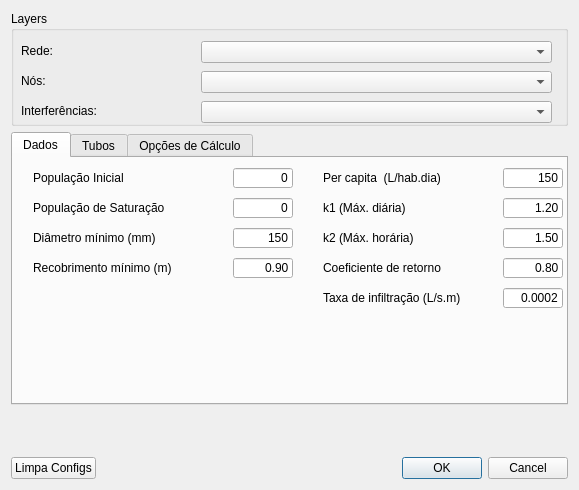
<?xml version="1.0" encoding="UTF-8"?>
<ui version="4.0">
 <class>SettingsDialog</class>
 <widget class="QDialog" name="SettingsDialog">
  <property name="geometry">
   <rect>
    <x>0</x>
    <y>0</y>
    <width>579</width>
    <height>490</height>
   </rect>
  </property>
  <property name="sizePolicy">
   <sizepolicy hsizetype="Fixed" vsizetype="Fixed">
    <horstretch>0</horstretch>
    <verstretch>0</verstretch>
   </sizepolicy>
  </property>
  <property name="minimumSize">
   <size>
    <width>579</width>
    <height>470</height>
   </size>
  </property>
  <property name="maximumSize">
   <size>
    <width>579</width>
    <height>600</height>
   </size>
  </property>
  <property name="windowTitle">
   <string>QEsg Configuração</string>
  </property>
  <layout class="QVBoxLayout" name="verticalLayout">
   <item>
    <widget class="QGroupBox" name="groupBox_Layers">
     <property name="sizePolicy">
      <sizepolicy hsizetype="MinimumExpanding" vsizetype="Preferred">
       <horstretch>0</horstretch>
       <verstretch>0</verstretch>
      </sizepolicy>
     </property>
     <property name="minimumSize">
      <size>
       <width>0</width>
       <height>115</height>
      </size>
     </property>
     <property name="title">
      <string>Layers</string>
     </property>
     <widget class="QComboBox" name="cmbRede">
      <property name="geometry">
       <rect>
        <x>190</x>
        <y>30</y>
        <width>351</width>
        <height>22</height>
       </rect>
      </property>
      <property name="minimumSize">
       <size>
        <width>300</width>
        <height>0</height>
       </size>
      </property>
      <property name="editable">
       <bool>false</bool>
      </property>
     </widget>
     <widget class="QLabel" name="label_4">
      <property name="geometry">
       <rect>
        <x>10</x>
        <y>30</y>
        <width>171</width>
        <height>20</height>
       </rect>
      </property>
      <property name="text">
       <string>Rede:</string>
      </property>
     </widget>
     <widget class="QComboBox" name="cmbVertices">
      <property name="geometry">
       <rect>
        <x>190</x>
        <y>60</y>
        <width>351</width>
        <height>22</height>
       </rect>
      </property>
      <property name="minimumSize">
       <size>
        <width>300</width>
        <height>0</height>
       </size>
      </property>
      <property name="editable">
       <bool>false</bool>
      </property>
      <property name="insertPolicy">
       <enum>QComboBox::InsertAtBottom</enum>
      </property>
     </widget>
     <widget class="QLabel" name="label_5">
      <property name="geometry">
       <rect>
        <x>10</x>
        <y>60</y>
        <width>171</width>
        <height>20</height>
       </rect>
      </property>
      <property name="text">
       <string>Nós:</string>
      </property>
     </widget>
     <widget class="QComboBox" name="cmbInterf">
      <property name="geometry">
       <rect>
        <x>190</x>
        <y>90</y>
        <width>351</width>
        <height>22</height>
       </rect>
      </property>
      <property name="minimumSize">
       <size>
        <width>300</width>
        <height>0</height>
       </size>
      </property>
      <property name="editable">
       <bool>false</bool>
      </property>
      <property name="insertPolicy">
       <enum>QComboBox::InsertAtBottom</enum>
      </property>
     </widget>
     <widget class="QLabel" name="label_9">
      <property name="geometry">
       <rect>
        <x>10</x>
        <y>90</y>
        <width>171</width>
        <height>20</height>
       </rect>
      </property>
      <property name="text">
       <string>Interferências:</string>
      </property>
     </widget>
    </widget>
   </item>
   <item>
    <widget class="QTabWidget" name="tabWidget">
     <property name="sizePolicy">
      <sizepolicy hsizetype="MinimumExpanding" vsizetype="MinimumExpanding">
       <horstretch>0</horstretch>
       <verstretch>0</verstretch>
      </sizepolicy>
     </property>
     <property name="minimumSize">
      <size>
       <width>0</width>
       <height>270</height>
      </size>
     </property>
     <property name="maximumSize">
      <size>
       <width>16777215</width>
       <height>16777215</height>
      </size>
     </property>
     <property name="currentIndex">
      <number>0</number>
     </property>
     <widget class="QWidget" name="tab">
      <attribute name="title">
       <string>Dados</string>
      </attribute>
      <widget class="QLabel" name="label_7">
       <property name="geometry">
        <rect>
         <x>310</x>
         <y>130</y>
         <width>171</width>
         <height>20</height>
        </rect>
       </property>
       <property name="text">
        <string>Taxa de infiltração (L/s.m)</string>
       </property>
      </widget>
      <widget class="QLineEdit" name="Txt_diametro">
       <property name="geometry">
        <rect>
         <x>220</x>
         <y>70</y>
         <width>60</width>
         <height>20</height>
        </rect>
       </property>
       <property name="minimumSize">
        <size>
         <width>60</width>
         <height>0</height>
        </size>
       </property>
       <property name="text">
        <string>150</string>
       </property>
       <property name="alignment">
        <set>Qt::AlignRight|Qt::AlignTrailing|Qt::AlignVCenter</set>
       </property>
       <property name="placeholderText">
        <string/>
       </property>
      </widget>
      <widget class="QLabel" name="label_16">
       <property name="geometry">
        <rect>
         <x>20</x>
         <y>10</y>
         <width>170</width>
         <height>20</height>
        </rect>
       </property>
       <property name="text">
        <string>População Inicial</string>
       </property>
      </widget>
      <widget class="QLabel" name="label_18">
       <property name="geometry">
        <rect>
         <x>20</x>
         <y>40</y>
         <width>170</width>
         <height>20</height>
        </rect>
       </property>
       <property name="text">
        <string>População de Saturação</string>
       </property>
      </widget>
      <widget class="QLabel" name="label_6">
       <property name="geometry">
        <rect>
         <x>310</x>
         <y>100</y>
         <width>171</width>
         <height>20</height>
        </rect>
       </property>
       <property name="text">
        <string>Coeficiente de retorno</string>
       </property>
      </widget>
      <widget class="QLineEdit" name="Txt_CoefInf">
       <property name="geometry">
        <rect>
         <x>490</x>
         <y>130</y>
         <width>60</width>
         <height>20</height>
        </rect>
       </property>
       <property name="minimumSize">
        <size>
         <width>60</width>
         <height>0</height>
        </size>
       </property>
       <property name="text">
        <string>0.0002</string>
       </property>
       <property name="alignment">
        <set>Qt::AlignRight|Qt::AlignTrailing|Qt::AlignVCenter</set>
       </property>
       <property name="placeholderText">
        <string/>
       </property>
      </widget>
      <widget class="QLabel" name="label_13">
       <property name="geometry">
        <rect>
         <x>20</x>
         <y>70</y>
         <width>170</width>
         <height>20</height>
        </rect>
       </property>
       <property name="text">
        <string>Diâmetro mínimo (mm)</string>
       </property>
      </widget>
      <widget class="QLineEdit" name="Txt_percapita">
       <property name="geometry">
        <rect>
         <x>490</x>
         <y>10</y>
         <width>60</width>
         <height>20</height>
        </rect>
       </property>
       <property name="minimumSize">
        <size>
         <width>60</width>
         <height>0</height>
        </size>
       </property>
       <property name="text">
        <string>150</string>
       </property>
       <property name="alignment">
        <set>Qt::AlignRight|Qt::AlignTrailing|Qt::AlignVCenter</set>
       </property>
       <property name="placeholderText">
        <string/>
       </property>
      </widget>
      <widget class="QLineEdit" name="Txt_CoefRet">
       <property name="geometry">
        <rect>
         <x>490</x>
         <y>100</y>
         <width>60</width>
         <height>20</height>
        </rect>
       </property>
       <property name="minimumSize">
        <size>
         <width>60</width>
         <height>0</height>
        </size>
       </property>
       <property name="text">
        <string>0.80</string>
       </property>
       <property name="alignment">
        <set>Qt::AlignRight|Qt::AlignTrailing|Qt::AlignVCenter</set>
       </property>
       <property name="placeholderText">
        <string/>
       </property>
      </widget>
      <widget class="QLabel" name="label_15">
       <property name="geometry">
        <rect>
         <x>20</x>
         <y>100</y>
         <width>170</width>
         <height>20</height>
        </rect>
       </property>
       <property name="text">
        <string>Recobrimento mínimo (m)</string>
       </property>
      </widget>
      <widget class="QLineEdit" name="Txt_popfim">
       <property name="geometry">
        <rect>
         <x>220</x>
         <y>40</y>
         <width>60</width>
         <height>20</height>
        </rect>
       </property>
       <property name="minimumSize">
        <size>
         <width>60</width>
         <height>0</height>
        </size>
       </property>
       <property name="text">
        <string>0</string>
       </property>
       <property name="alignment">
        <set>Qt::AlignRight|Qt::AlignTrailing|Qt::AlignVCenter</set>
       </property>
       <property name="placeholderText">
        <string/>
       </property>
      </widget>
      <widget class="QLabel" name="label">
       <property name="geometry">
        <rect>
         <x>310</x>
         <y>40</y>
         <width>171</width>
         <height>20</height>
        </rect>
       </property>
       <property name="text">
        <string>k1 (Máx. diária)</string>
       </property>
      </widget>
      <widget class="QLineEdit" name="Txt_k2">
       <property name="geometry">
        <rect>
         <x>490</x>
         <y>70</y>
         <width>60</width>
         <height>20</height>
        </rect>
       </property>
       <property name="minimumSize">
        <size>
         <width>60</width>
         <height>0</height>
        </size>
       </property>
       <property name="text">
        <string>1.50</string>
       </property>
       <property name="alignment">
        <set>Qt::AlignRight|Qt::AlignTrailing|Qt::AlignVCenter</set>
       </property>
       <property name="placeholderText">
        <string/>
       </property>
      </widget>
      <widget class="QLineEdit" name="Txt_k1">
       <property name="geometry">
        <rect>
         <x>490</x>
         <y>40</y>
         <width>60</width>
         <height>20</height>
        </rect>
       </property>
       <property name="minimumSize">
        <size>
         <width>60</width>
         <height>0</height>
        </size>
       </property>
       <property name="text">
        <string>1.20</string>
       </property>
       <property name="alignment">
        <set>Qt::AlignRight|Qt::AlignTrailing|Qt::AlignVCenter</set>
       </property>
       <property name="placeholderText">
        <string/>
       </property>
      </widget>
      <widget class="QLineEdit" name="Txt_rec_min">
       <property name="geometry">
        <rect>
         <x>220</x>
         <y>100</y>
         <width>60</width>
         <height>20</height>
        </rect>
       </property>
       <property name="minimumSize">
        <size>
         <width>60</width>
         <height>0</height>
        </size>
       </property>
       <property name="text">
        <string>0.90</string>
       </property>
       <property name="alignment">
        <set>Qt::AlignRight|Qt::AlignTrailing|Qt::AlignVCenter</set>
       </property>
       <property name="placeholderText">
        <string/>
       </property>
      </widget>
      <widget class="QLabel" name="label_2">
       <property name="geometry">
        <rect>
         <x>310</x>
         <y>70</y>
         <width>171</width>
         <height>20</height>
        </rect>
       </property>
       <property name="text">
        <string>k2 (Máx. horária)</string>
       </property>
      </widget>
      <widget class="QLabel" name="label_12">
       <property name="geometry">
        <rect>
         <x>310</x>
         <y>10</y>
         <width>171</width>
         <height>20</height>
        </rect>
       </property>
       <property name="text">
        <string>Per capita  (L/hab.dia)</string>
       </property>
      </widget>
      <widget class="QLineEdit" name="Txt_popini">
       <property name="geometry">
        <rect>
         <x>220</x>
         <y>10</y>
         <width>60</width>
         <height>20</height>
        </rect>
       </property>
       <property name="minimumSize">
        <size>
         <width>60</width>
         <height>0</height>
        </size>
       </property>
       <property name="text">
        <string>0</string>
       </property>
       <property name="alignment">
        <set>Qt::AlignRight|Qt::AlignTrailing|Qt::AlignVCenter</set>
       </property>
       <property name="placeholderText">
        <string/>
       </property>
      </widget>
     </widget>
     <widget class="QWidget" name="tab_5">
      <attribute name="title">
       <string>Tubos</string>
      </attribute>
      <widget class="QTableWidget" name="tableWidget">
       <property name="geometry">
        <rect>
         <x>10</x>
         <y>10</y>
         <width>291</width>
         <height>230</height>
        </rect>
       </property>
       <property name="sizePolicy">
        <sizepolicy hsizetype="Expanding" vsizetype="Expanding">
         <horstretch>0</horstretch>
         <verstretch>0</verstretch>
        </sizepolicy>
       </property>
       <property name="minimumSize">
        <size>
         <width>291</width>
         <height>230</height>
        </size>
       </property>
       <property name="acceptDrops">
        <bool>true</bool>
       </property>
       <property name="dragDropOverwriteMode">
        <bool>true</bool>
       </property>
       <property name="rowCount">
        <number>0</number>
       </property>
       <property name="columnCount">
        <number>2</number>
       </property>
       <column>
        <property name="text">
         <string>Diâmetro</string>
        </property>
        <property name="textAlignment">
         <set>AlignHCenter|AlignVCenter|AlignCenter</set>
        </property>
       </column>
       <column>
        <property name="text">
         <string>Manning</string>
        </property>
        <property name="textAlignment">
         <set>AlignHCenter|AlignVCenter|AlignCenter</set>
        </property>
       </column>
      </widget>
      <widget class="QPushButton" name="btnDel">
       <property name="geometry">
        <rect>
         <x>310</x>
         <y>60</y>
         <width>121</width>
         <height>23</height>
        </rect>
       </property>
       <property name="text">
        <string>Remove Linha</string>
       </property>
       <property name="icon">
        <iconset>
         <normaloff>:/plugins/QEsg/icons/buttons/minus.png</normaloff>:/plugins/QEsg/icons/buttons/minus.png</iconset>
       </property>
      </widget>
      <widget class="QPushButton" name="btnIns">
       <property name="geometry">
        <rect>
         <x>310</x>
         <y>30</y>
         <width>121</width>
         <height>23</height>
        </rect>
       </property>
       <property name="text">
        <string>Insere abaixo</string>
       </property>
       <property name="icon">
        <iconset>
         <normaloff>:/plugins/QEsg/icons/buttons/add.png</normaloff>:/plugins/QEsg/icons/buttons/add.png</iconset>
       </property>
      </widget>
     </widget>
     <widget class="QWidget" name="tab_2">
      <attribute name="title">
       <string>Opções de Cálculo</string>
      </attribute>
      <widget class="QLineEdit" name="Txt_maxForcar">
       <property name="geometry">
        <rect>
         <x>270</x>
         <y>90</y>
         <width>51</width>
         <height>20</height>
        </rect>
       </property>
       <property name="text">
        <string>0.00</string>
       </property>
       <property name="alignment">
        <set>Qt::AlignRight|Qt::AlignTrailing|Qt::AlignVCenter</set>
       </property>
       <property name="placeholderText">
        <string/>
       </property>
      </widget>
      <widget class="QLabel" name="label_19">
       <property name="geometry">
        <rect>
         <x>20</x>
         <y>80</y>
         <width>231</width>
         <height>41</height>
        </rect>
       </property>
       <property name="text">
        <string>Máximo aprofundamento a jusante antes de aumentar diâmetro (m)</string>
       </property>
       <property name="wordWrap">
        <bool>true</bool>
       </property>
      </widget>
      <widget class="QLabel" name="label_8">
       <property name="geometry">
        <rect>
         <x>20</x>
         <y>50</y>
         <width>171</width>
         <height>20</height>
        </rect>
       </property>
       <property name="text">
        <string>Vazão mínima (L/s)</string>
       </property>
      </widget>
      <widget class="QLineEdit" name="Txt_qmin">
       <property name="geometry">
        <rect>
         <x>270</x>
         <y>50</y>
         <width>51</width>
         <height>20</height>
        </rect>
       </property>
       <property name="text">
        <string>1.50</string>
       </property>
       <property name="alignment">
        <set>Qt::AlignRight|Qt::AlignTrailing|Qt::AlignVCenter</set>
       </property>
       <property name="placeholderText">
        <string/>
       </property>
      </widget>
      <widget class="QLabel" name="label_17">
       <property name="geometry">
        <rect>
         <x>20</x>
         <y>10</y>
         <width>201</width>
         <height>20</height>
        </rect>
       </property>
       <property name="sizePolicy">
        <sizepolicy hsizetype="Expanding" vsizetype="Minimum">
         <horstretch>0</horstretch>
         <verstretch>0</verstretch>
        </sizepolicy>
       </property>
       <property name="minimumSize">
        <size>
         <width>0</width>
         <height>20</height>
        </size>
       </property>
       <property name="text">
        <string>Relação Lâmina/Diâmetro máxima</string>
       </property>
      </widget>
      <widget class="QLineEdit" name="Txt_y_d_max">
       <property name="geometry">
        <rect>
         <x>270</x>
         <y>10</y>
         <width>51</width>
         <height>20</height>
        </rect>
       </property>
       <property name="text">
        <string>0.75</string>
       </property>
       <property name="alignment">
        <set>Qt::AlignRight|Qt::AlignTrailing|Qt::AlignVCenter</set>
       </property>
       <property name="placeholderText">
        <string/>
       </property>
      </widget>
      <widget class="QCheckBox" name="chkIgualaGS">
       <property name="enabled">
        <bool>false</bool>
       </property>
       <property name="geometry">
        <rect>
         <x>350</x>
         <y>10</y>
         <width>191</width>
         <height>31</height>
        </rect>
       </property>
       <property name="layoutDirection">
        <enum>Qt::RightToLeft</enum>
       </property>
       <property name="autoFillBackground">
        <bool>false</bool>
       </property>
       <property name="text">
        <string>Iguala Geratrizes
Superiores</string>
       </property>
       <property name="checked">
        <bool>false</bool>
       </property>
       <property name="tristate">
        <bool>false</bool>
       </property>
      </widget>
      <widget class="QCheckBox" name="chkDiamProgressivo">
       <property name="enabled">
        <bool>true</bool>
       </property>
       <property name="geometry">
        <rect>
         <x>350</x>
         <y>50</y>
         <width>191</width>
         <height>20</height>
        </rect>
       </property>
       <property name="layoutDirection">
        <enum>Qt::RightToLeft</enum>
       </property>
       <property name="autoFillBackground">
        <bool>false</bool>
       </property>
       <property name="text">
        <string>Diâmetros Progressivos</string>
       </property>
       <property name="checked">
        <bool>true</bool>
       </property>
       <property name="tristate">
        <bool>false</bool>
       </property>
      </widget>
      <widget class="QLabel" name="label_20">
       <property name="geometry">
        <rect>
         <x>20</x>
         <y>130</y>
         <width>231</width>
         <height>21</height>
        </rect>
       </property>
       <property name="sizePolicy">
        <sizepolicy hsizetype="Preferred" vsizetype="Minimum">
         <horstretch>0</horstretch>
         <verstretch>0</verstretch>
        </sizepolicy>
       </property>
       <property name="minimumSize">
        <size>
         <width>0</width>
         <height>20</height>
        </size>
       </property>
       <property name="text">
        <string>Altura de degrau para ser desprezada (m)</string>
       </property>
       <property name="wordWrap">
        <bool>true</bool>
       </property>
      </widget>
      <widget class="QLineEdit" name="Txt_deg_ignore">
       <property name="geometry">
        <rect>
         <x>270</x>
         <y>130</y>
         <width>51</width>
         <height>20</height>
        </rect>
       </property>
       <property name="text">
        <string>0.02</string>
       </property>
       <property name="alignment">
        <set>Qt::AlignRight|Qt::AlignTrailing|Qt::AlignVCenter</set>
       </property>
       <property name="placeholderText">
        <string/>
       </property>
      </widget>
      <widget class="QLabel" name="label_21">
       <property name="geometry">
        <rect>
         <x>20</x>
         <y>170</y>
         <width>231</width>
         <height>21</height>
        </rect>
       </property>
       <property name="sizePolicy">
        <sizepolicy hsizetype="Preferred" vsizetype="Minimum">
         <horstretch>0</horstretch>
         <verstretch>0</verstretch>
        </sizepolicy>
       </property>
       <property name="minimumSize">
        <size>
         <width>0</width>
         <height>20</height>
        </size>
       </property>
       <property name="text">
        <string>Altura mínima para degrau (m)</string>
       </property>
       <property name="wordWrap">
        <bool>true</bool>
       </property>
      </widget>
      <widget class="QLineEdit" name="Txt_deg_min">
       <property name="geometry">
        <rect>
         <x>270</x>
         <y>170</y>
         <width>51</width>
         <height>20</height>
        </rect>
       </property>
       <property name="text">
        <string>0.00</string>
       </property>
       <property name="alignment">
        <set>Qt::AlignRight|Qt::AlignTrailing|Qt::AlignVCenter</set>
       </property>
       <property name="placeholderText">
        <string/>
       </property>
      </widget>
      <widget class="QCheckBox" name="chkPrecSancad">
       <property name="enabled">
        <bool>true</bool>
       </property>
       <property name="geometry">
        <rect>
         <x>350</x>
         <y>80</y>
         <width>191</width>
         <height>20</height>
        </rect>
       </property>
       <property name="layoutDirection">
        <enum>Qt::RightToLeft</enum>
       </property>
       <property name="autoFillBackground">
        <bool>false</bool>
       </property>
       <property name="text">
        <string>Precisão conforme SANCAD</string>
       </property>
       <property name="checked">
        <bool>false</bool>
       </property>
       <property name="tristate">
        <bool>false</bool>
       </property>
      </widget>
     </widget>
    </widget>
   </item>
   <item>
    <layout class="QHBoxLayout" name="horizontalLayout_2">
     <item>
      <widget class="QLabel" name="lbl_extGeo">
       <property name="text">
        <string/>
       </property>
      </widget>
     </item>
     <item>
      <widget class="QLabel" name="lbl_extReal">
       <property name="text">
        <string/>
       </property>
      </widget>
     </item>
     <item>
      <widget class="QLabel" name="lbl_extVirtual">
       <property name="minimumSize">
        <size>
         <width>0</width>
         <height>40</height>
        </size>
       </property>
       <property name="mouseTracking">
        <bool>true</bool>
       </property>
       <property name="text">
        <string/>
       </property>
       <property name="textFormat">
        <enum>Qt::AutoText</enum>
       </property>
       <property name="wordWrap">
        <bool>true</bool>
       </property>
      </widget>
     </item>
    </layout>
   </item>
   <item>
    <layout class="QHBoxLayout" name="horizontalLayout" stretch="0,0">
     <property name="spacing">
      <number>6</number>
     </property>
     <property name="sizeConstraint">
      <enum>QLayout::SetMinimumSize</enum>
     </property>
     <item>
      <widget class="QPushButton" name="btnLimpaSettings">
       <property name="toolTip">
        <string>Limpa os registros do Plugin do Projeto ativo</string>
       </property>
       <property name="statusTip">
        <string>Status Tip</string>
       </property>
       <property name="whatsThis">
        <string>Limpa os registros do Plugin do Projeto ativo</string>
       </property>
       <property name="text">
        <string>Limpa Configs</string>
       </property>
       <property name="shortcut">
        <string/>
       </property>
      </widget>
     </item>
     <item>
      <widget class="QDialogButtonBox" name="button_box">
       <property name="orientation">
        <enum>Qt::Horizontal</enum>
       </property>
       <property name="standardButtons">
        <set>QDialogButtonBox::Cancel|QDialogButtonBox::Ok</set>
       </property>
      </widget>
     </item>
    </layout>
   </item>
  </layout>
 </widget>
 <tabstops>
  <tabstop>cmbRede</tabstop>
  <tabstop>cmbVertices</tabstop>
  <tabstop>Txt_popini</tabstop>
  <tabstop>Txt_popfim</tabstop>
  <tabstop>Txt_diametro</tabstop>
  <tabstop>Txt_rec_min</tabstop>
  <tabstop>Txt_percapita</tabstop>
  <tabstop>Txt_k1</tabstop>
  <tabstop>Txt_k2</tabstop>
  <tabstop>Txt_CoefRet</tabstop>
  <tabstop>Txt_CoefInf</tabstop>
  <tabstop>btnLimpaSettings</tabstop>
  <tabstop>button_box</tabstop>
 </tabstops>
 <resources/>
 <connections>
  <connection>
   <sender>button_box</sender>
   <signal>accepted()</signal>
   <receiver>SettingsDialog</receiver>
   <slot>accept()</slot>
   <hints>
    <hint type="sourcelabel">
     <x>20</x>
     <y>20</y>
    </hint>
    <hint type="destinationlabel">
     <x>20</x>
     <y>20</y>
    </hint>
   </hints>
  </connection>
  <connection>
   <sender>button_box</sender>
   <signal>rejected()</signal>
   <receiver>SettingsDialog</receiver>
   <slot>reject()</slot>
   <hints>
    <hint type="sourcelabel">
     <x>20</x>
     <y>20</y>
    </hint>
    <hint type="destinationlabel">
     <x>20</x>
     <y>20</y>
    </hint>
   </hints>
  </connection>
 </connections>
</ui>
